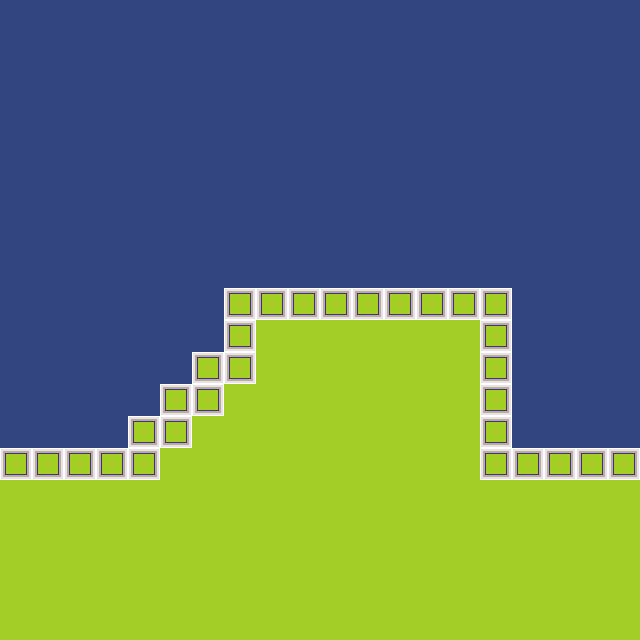

Tiled map render using the project's own tile images. Description and the whole map definition, tile-layer contents included, below:
An orthogonal 20x20 tile map with 32x32 px tiles, 1 tile layer (Tile Layer 1).

<map version="1.0" orientation="orthogonal" renderorder="left-down" width="20" height="20" tilewidth="32" tileheight="32" backgroundcolor="#324580" nextobjectid="1">
 <properties>
  <property name="MaxY" value="13" />
  <property name="RightExitMaxY" value="13" />
 </properties>
 <tileset firstgid="1" name="Tileset" tilewidth="32" tileheight="32">
  <image source="../TiledTileset.png" trans="ff00ff" width="320" height="160" />
 </tileset>
 <layer name="Tile Layer 1" width="20" height="20">
  <data encoding="csv">
0,0,0,0,0,0,0,0,0,0,0,0,0,0,0,0,0,0,0,0,
0,0,0,0,0,0,0,0,0,0,0,0,0,0,0,0,0,0,0,0,
0,0,0,0,0,0,0,0,0,0,0,0,0,0,0,0,0,0,0,0,
0,0,0,0,0,0,0,0,0,0,0,0,0,0,0,0,0,0,0,0,
0,0,0,0,0,0,0,0,0,0,0,0,0,0,0,0,0,0,0,0,
0,0,0,0,0,0,0,0,0,0,0,0,0,0,0,0,0,0,0,0,
0,0,0,0,0,0,0,0,0,0,0,0,0,0,0,0,0,0,0,0,
0,0,0,0,0,0,0,0,0,0,0,0,0,0,0,0,0,0,0,0,
0,0,0,0,0,0,0,0,0,0,0,0,0,0,0,0,0,0,0,0,
0,0,0,0,0,0,0,12,12,12,12,12,12,12,12,12,0,0,0,0,
0,0,0,0,0,0,0,12,11,11,11,11,11,11,11,12,0,0,0,0,
0,0,0,0,0,0,12,12,11,11,11,11,11,11,11,12,0,0,0,0,
0,0,0,0,0,12,12,11,11,11,11,11,11,11,11,12,0,0,0,0,
0,0,0,0,12,12,11,11,11,11,11,11,11,11,11,12,0,0,0,0,
12,12,12,12,12,11,11,11,11,11,11,11,11,11,11,12,12,12,12,12,
11,11,11,11,11,11,11,11,11,11,11,11,11,11,11,11,11,11,11,11,
11,11,11,11,11,11,11,11,11,11,11,11,11,11,11,11,11,11,11,11,
11,11,11,11,11,11,11,11,11,11,11,11,11,11,11,11,11,11,11,11,
11,11,11,11,11,11,11,11,11,11,11,11,11,11,11,11,11,11,11,11,
11,11,11,11,11,11,11,11,11,11,11,11,11,11,11,11,11,11,11,11
</data>
 </layer>
</map>
